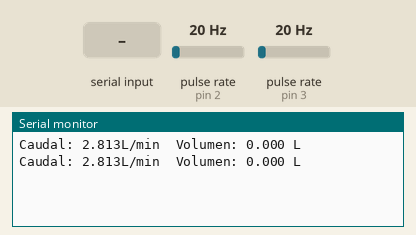
Bench run of a sketch on a simulated Arduino Uno, built with avr-gcc and run on an emulated ATmega328P. On the bench: the last lines printed to the serial monitor. Wiring (inferred from the names in the program): 2 × pulse sensor: data pin 2 / data pin 3. The inputs (shaded band) are chosen by the test bench; at power-on: pulse rate (sensors on pin 2, pin 3) 20 Hz.

Above: at 1.2 s.
1.3 s: pulse rate (sensor on pin 2) set to 4 Hz
At 2.6 s:
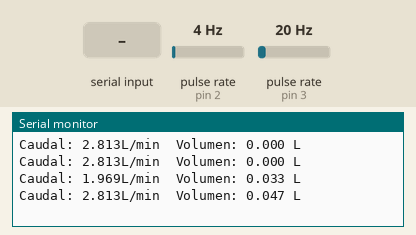
2.8 s: pulse rate (sensor on pin 3) set to 4 Hz
At 3.8 s:
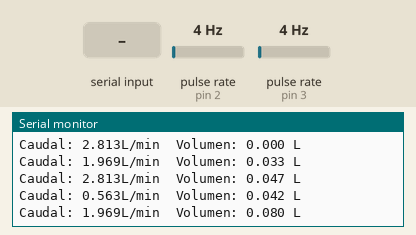
4.3 s: "r" received over Serial
5.8 s: pulse rate (sensor on pin 2) set to 50 Hz
At 6.8 s:
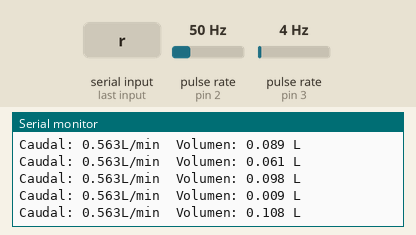
7.3 s: pulse rate (sensor on pin 3) set to 50 Hz
At 8.9 s:
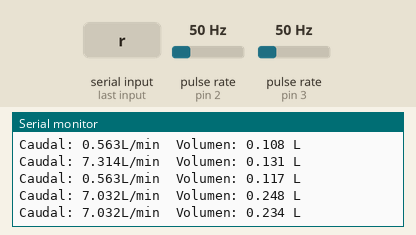
Timing chart, 0 to 9.8 s (numbered marks = the images above; inputs shaded):
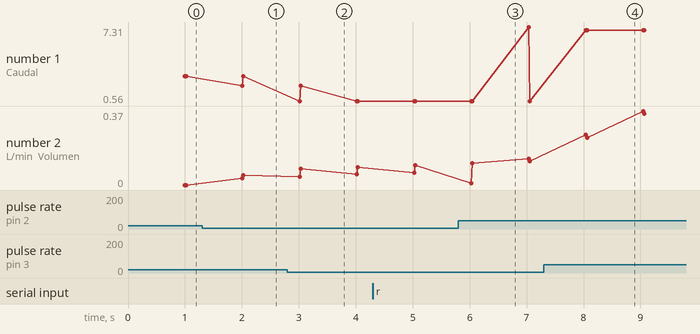

Measured:
- after the input at 1.3 s, the serial monitor: prints a new line after 0.71 s (image 1)
- after the input at 2.8 s, the serial monitor: prints a new line after 0.23 s (image 2)
- after the input at 7.3 s, the serial monitor: prints a new line after 0.76 s (image 4)
- plotted number 2: 0.05 → 0.09 after the input at 2.8 s, 0.12 → 0.35 after the input at 7.3 s

The sketch:

SensorDeFlujo.ino
```cpp
#define factor_conversion1 7.11
#define factor_conversion2 7.11
volatile long NumPulsos1;//variable para la cantidad de pulsos recibidos por el sensor 1
volatile long NumPulsos2;//variable para la cantidad de pulsos recibidos por el sensosr 2
int PinSensor1 = 2;    //Sensor1 conectado en el pin 2
int PinSensor2 = 3;    //Sensor2 conectado en el pin 3
//float factor_conversion1=7.11, factor_conversion1=7.11;; //factor de conversion para convertir de frecuencia a caudal del sensor 1
float volumen1=0; //volumen del sensor 1
float volumen2=0; //volumen del sensor 1
long dt=0; //variación de tiempo por cada bucle
long t0=0; //millis() del bucle anterior


//---Función que se ejecuta en interrupción---------------
void ContarPulsos1()
{
  NumPulsos1++;  //incrementamos la variable de pulsos
}
//---Función que se ejecuta en interrupción---------------
void ContarPulsos2()
{
  NumPulsos2++;//incrementamos la variable de pulsos
}
//---Función para obtener frecuencia de los pulsos--------
int ObtenerFrecuecia1()
{
  int frecuencia1;
  NumPulsos1 = 0;   //Ponemos a 0 el número de pulsos
  interrupts();    //Habilitamos las interrupciones
  delay(500);   //muestra de 1 segundo
  noInterrupts(); //Deshabilitamos  las interrupciones
  frecuencia1=NumPulsos1; //Hz(pulsos por segundo)
  return frecuencia1;
}
//Funcion para obtener frecuencia del sensor 2
int ObtenerFrecuecia2()
{
  int frecuencia2;
  NumPulsos2 = 0;   //Ponemos a 0 el número de pulsos
  interrupts();    //Habilitamos las interrupciones
  delay(500);   //muestra de 1 segundo
  noInterrupts(); //Deshabilitamos  las interrupciones
  frecuencia2=NumPulsos2; //Hz(pulsos por segundo)
  return frecuencia2;
}
void setup()
{
  Serial.begin(19200);
  pinMode(PinSensor1, INPUT);
  pinMode(PinSensor2, INPUT);
  attachInterrupt(0,ContarPulsos1,RISING);//(Interrupción 0(Pin2),función,Flanco de subida)
  attachInterrupt(1,ContarPulsos2,RISING);
  t0=millis();
}

void loop ()
{
  //-----Enviamos por el puerto serie---------------
  /*Serial.print ("Numero de Pulsos en Sensor1 = ");
  Serial.println (NumPulsos1);
  Serial.print ("Numero de Pulsos en Sensor2 = ");
  Serial.println (NumPulsos2);
  delay(50);*/
 // if (Serial.available()) {
    if(Serial.read()=='r')volumen1=0;//restablecemos el volumen1 si recibimos 'r'
    if(Serial.read()=='t')volumen2=0;//restablecemos el volumen2 si recibimos 't'
 // }
  float frecuencia1=ObtenerFrecuecia1()*2; //obtenemos la frecuencia de los pulsos del sensor 1 en Hz
  float frecuencia2=ObtenerFrecuecia2()*2; //obtenemos la frecuencia de los pulsos del sensor 2 en Hz
  float caudal1_L_m=frecuencia1/factor_conversion1; //calculamos el caudal en L/m
  float caudal2_L_m=frecuencia2/factor_conversion2; //calculamos el caudal en L/m
  dt=millis()-t0; //calculamos la variación de tiempo
  t0=millis();
  volumen1=volumen1+(caudal1_L_m/60)*(dt/1000); // volumen(L)=caudal(L/s)*tiempo(s)
  volumen2=volumen2+(caudal2_L_m/60)*(dt/1000); // volumen(L)=caudal(L/s)*tiempo(s)


   //-----Enviamos por el puerto serie---------------
  Serial.print ("Caudal: ");
  Serial.print (caudal1_L_m,3);
  Serial.print ("L/min\tVolumen: ");
  Serial.print (volumen1,3);
  Serial.println (" L");
  Serial.print ("Caudal: ");
  Serial.print (caudal2_L_m,3);
  Serial.print ("L/min\tVolumen: ");
  Serial.print (volumen2,3);
  Serial.println (" L");
}
```
